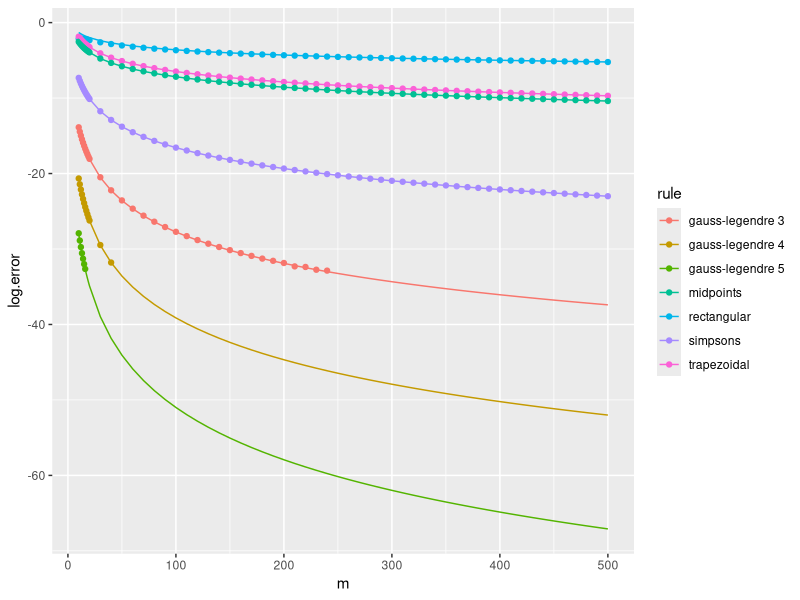
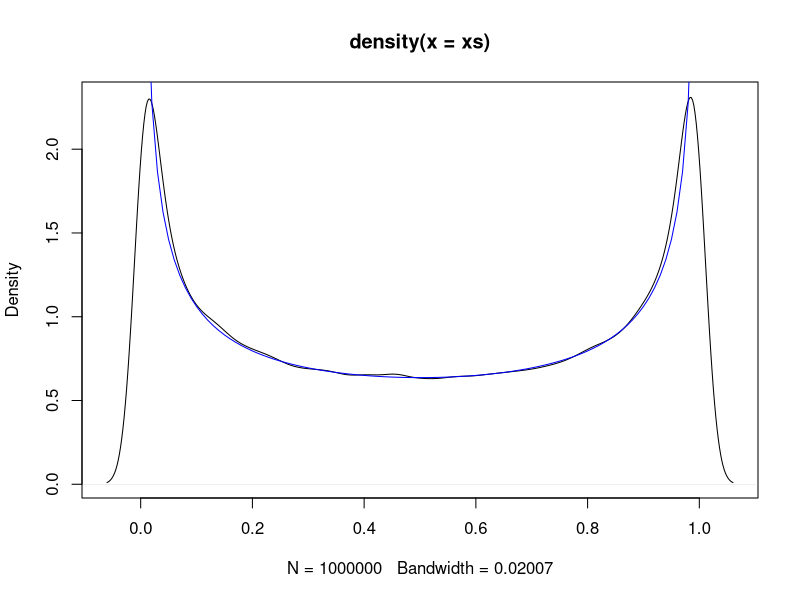
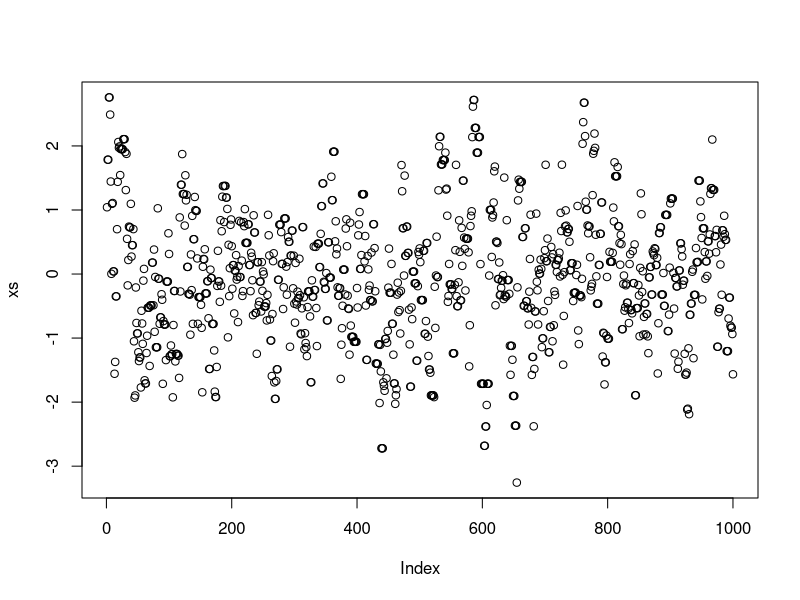
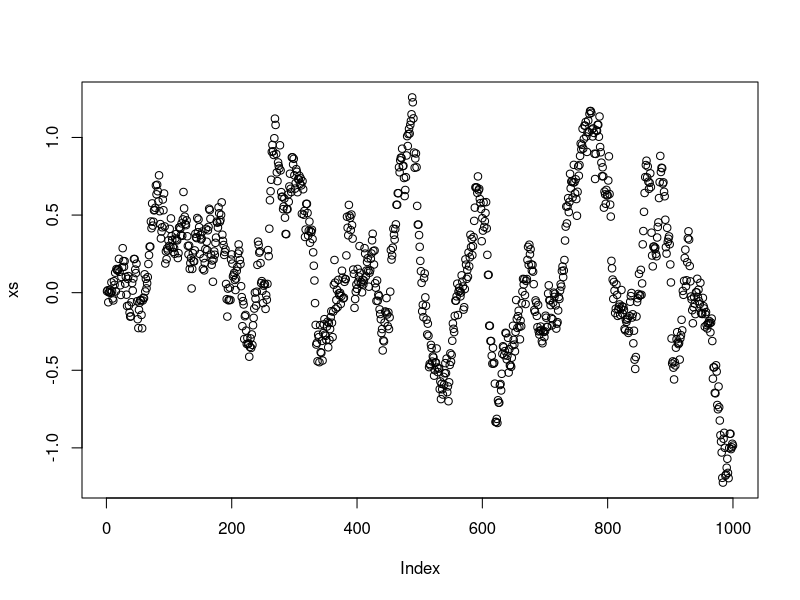
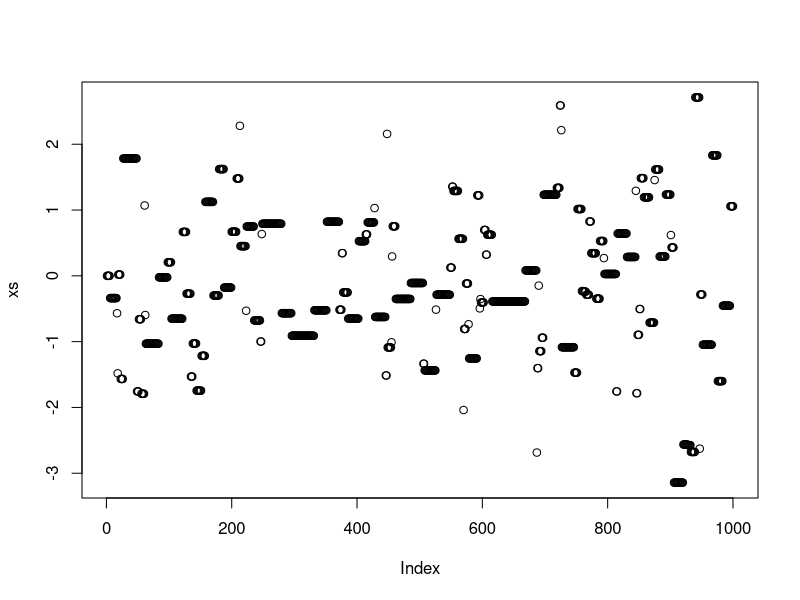

Here is the R script that generated these plots, in order:
## ---- chunk 1
knitr::opts_chunk$set(echo = TRUE)
library(tidyverse)
## ---- chunk 2
# get the endpoints of the subintervals
get.subinterval.points <- function(a, b, nintervals) {
  return(seq(a, b, length.out=nintervals+1))
}

# returns which subinterval a point x is in
get.subinterval <- function(x, a, b, nintervals) {
  h <- (b-a)/nintervals
  return(min(max(1,ceiling((x-a)/h)),nintervals))
}

# get the k interpolation points in the interval
# this depends on the whether the scheme is open or closed
get.within.subinterval.points <- function(a, b, k, closed) {
  if (closed) {
    return(seq(a, b, length.out=k))
  } else {
    h <- (b-a)/(k+1)
    return(seq(a+h,b-h,h))
  }
}
## ---- chunk 3
change.domain <- function(f, a, b, c, d) {
  g <- function(y) {
    return((b-a)/(d-c)*f(a + (b-a)/(d-c)*(y-c)))
  }
  return(g)
}
## ---- chunk 4
newton.cotes <- function(f, a, b, k, closed) {
  if (k == 1) {
    if (closed) {
      return((b-a)*f(a))
    } else {
      return((b-a)*f((a+b)/2))
    }
  }
  if (k == 2 && closed) {
    return((b-a)/2*(f(a)+f(b)))
  }
  if (k == 3 && closed) {
    return((b-a)/6*(f(a)+4*f((a+b)/2)+f(b)))
  }
  stop("not implemented")
}
## ---- chunk 5
composite.rule <- function(f, a, b, subintervals, rule) {
  subinterval.points <- get.subinterval.points(a, b, subintervals)
  s <- 0
  for (i in 1:subintervals) {
    left <- subinterval.points[i]
    right <- subinterval.points[i+1]
    s <- s + rule(f, left, right)
  }
  return(s)
}

# composite Newton--Cotes
composite.nc <- function(f, a, b, subintervals, k, closed) {
  rule <- function(f, left, right) {
    newton.cotes(f, left, right, k, closed)
  }
  return(composite.rule(f, a, b, subintervals, rule))
}

ms <- c(10:19, seq(20, 500, 10))

composite.rectangular <- vapply(ms, function(m) composite.nc(sin, 0, 10, m, 1, TRUE), 0)

composite.midpoints <- vapply(ms, function(m) composite.nc(sin, 0, 10, m, 1, FALSE), 0)

composite.trapezoidal <- vapply(ms, function(m) composite.nc(sin, 0, 10, m, 2, TRUE), 0)

composite.simpsons <- vapply(ms, function(m) composite.nc(sin, 0, 10, m, 3, TRUE), 0)

val <- 1-cos(10) # integral of sin(x) for x=0..10
v1 <- -sin(10)/10 # integral of sin'(x)/10 for x=0..10
v2 <- val/10 # integral of sin(x)/10 for x=0..10

tr <- tibble(m=ms, rule="rectangular", log.error=log(composite.rectangular - val),
             theory=log(v1*1/2*10^2/ms))
tt <- tibble(m=ms, rule="trapezoidal", log.error=log(val - composite.trapezoidal),
             theory=log(v2*1/12*10^3/ms^2))
tm <- tibble(m=ms, rule="midpoints", log.error=log(composite.midpoints - val),
            theory=log(v2*1/24*10^3/ms^2))
ts <- tibble(m=ms, rule="simpsons", log.error=log(composite.simpsons - val),
            theory=log(v2*1/2880*10^5/ms^4))
tib <- bind_rows(tr, tt, tm, ts)
## ---- chunk 6
gauss.legendre.canonical <- function(f, k) {
  if (k == 1) {
    return(2*f(0))
  }
  if (k == 2) {
    return(f(-1/sqrt(3)) + f(1/sqrt(3)))
  }
  if (k == 3) {
    return(5/9*f(-sqrt(3/5)) + 8/9*f(0) + 5/9*f(sqrt(3/5)))
  }
  if (k == 4) {
    tmp <- 2/7*sqrt(6/5)
    xs <- rep(0, 4)
    xs[1] <- sqrt(3/7 - tmp)
    xs[2] <- -sqrt(3/7 - tmp)
    xs[3] <- sqrt(3/7 + tmp)
    xs[4] <- -sqrt(3/7 + tmp)
    ws <- rep(0, 4)
    ws[1] <- ws[2] <- (18+sqrt(30))/36
    ws[3] <- ws[4] <- (18-sqrt(30))/36
    return(sum(ws*vapply(xs, f, 0)))
  }
  if (k == 5) {
    tmp <- 2*sqrt(10/7)
    xs <- rep(0, 4)
    xs[1] <- 0
    xs[2] <- 1/3*sqrt(5 - tmp)
    xs[3] <- -1/3*sqrt(5 - tmp)
    xs[4] <- 1/3*sqrt(5 + tmp)
    xs[5] <- -1/3*sqrt(5 + tmp)
    ws <- rep(0, 5)
    ws[1] <- 128/225
    ws[2] <- ws[3] <- (322 + 13*sqrt(70))/900
    ws[4] <- ws[5] <- (322 - 13*sqrt(70))/900
    return(sum(ws*vapply(xs, f, 0)))
  }
  stop("not implemented")
}

gauss.legendre <- function(f, a, b, k) {
  g <- change.domain(f, a, b, -1, 1)  
  gauss.legendre.canonical(g, k)
}


composite.gauss.legendre <- function(f, a, b, subintervals, k) {
  rule <- function(f, left, right) {
    gauss.legendre(f, left, right, k)
  }
  return(composite.rule(f, a, b, subintervals, rule))
}

composite.gl.3 <- vapply(ms, function(m) composite.gauss.legendre(sin, 0, 10, m, 3), 0)
composite.gl.3[log(abs(composite.gl.3 - val)) < -33] <- NA

composite.gl.4 <- vapply(ms, function(m) composite.gauss.legendre(sin, 0, 10, m, 4), 0)
composite.gl.4[log(abs(composite.gl.4 - val)) < -33] <- NA

composite.gl.5 <- vapply(ms, function(m) composite.gauss.legendre(sin, 0, 10, m, 5), 0)
composite.gl.5[log(abs(composite.gl.5 - val)) < -33] <- NA

tg3 <- tibble(m=ms, rule="gauss-legendre 3", log.error=log(abs(composite.gl.3- val)),
            theory=log(0.18*factorial(3)^4/factorial(2*3)^3/(2*3+1)*10^7/ms^6))
tg4 <- tibble(m=ms, rule="gauss-legendre 4", log.error=log(abs(composite.gl.4- val)),
            theory=log(0.18*factorial(4)^4/factorial(2*4)^3/(2*4+1)*10^9/ms^8))
tg5 <- tibble(m=ms, rule="gauss-legendre 5", log.error=log(abs(composite.gl.5- val)),
            theory=log(0.18*factorial(5)^4/factorial(2*5)^3/(2*5+1)*10^11/ms^10))
tib <- bind_rows(tr, tt, tm, ts, tg3, tg4, tg5)
ggplot(tib, aes(x=m, colour=rule)) + geom_point(aes(y=log.error), na.rm=TRUE) + geom_line(aes(y=theory))
## ---- chunk 7
rejection.sample <- function(pi, mu, M) {
  while (TRUE) {
    x <- mu$sample()
    y <- runif(1) < pi(x)/mu$density(x)/M
    if (y) {
      return(x)
    }
  }
}
## ---- chunk 8
# Proposal must be a function that returns a random deviate some distibution i.e. rnorm, rbinom
make_proposal <- function(proposal, ...) {
  Q <- function() proposal(1, ...)
}

# Note: this simple implementation assumes symmetric proposal
MH_chain <- function(pi, Q, init, n) {
  x <- init
  xs <- rep(0, n)
  for (i in 1:n) {
    z <- x + Q()
    p <- min(1, pi(z)/pi(x))
    x <- sample(c(x, z), size = 1, prob = c(1-p, p))
    xs[i] <- x
  }
  return(xs)
}
## ---- chunk 9
Q <- make_proposal(rnorm,mean = 0, sd = 1)
pi <- function(x) dbeta(x, shape1 = 0.5, shape2 = 0.5)
xs <- MH_chain(pi, Q, 0.5, 1000000)
plot(density(xs))
vs <- seq(0, 1, 0.01)
lines(vs, dbeta(vs, 0.5, 0.5), col = "blue")
## ---- chunk 10
Q <- make_proposal(rnorm, sd = 1)
xs <- MH_chain(dnorm, Q, 0, 1000)
plot(xs)
## ---- chunk 11
Q <- make_proposal(rnorm, sd = 0.1)
xs <- MH_chain(dnorm, Q, 0, 1000)
plot(xs)
## ---- chunk 12
Q <- make_proposal(rnorm, sd = 10)
xs <- MH_chain(dnorm, Q, 0, 1000)
plot(xs)
